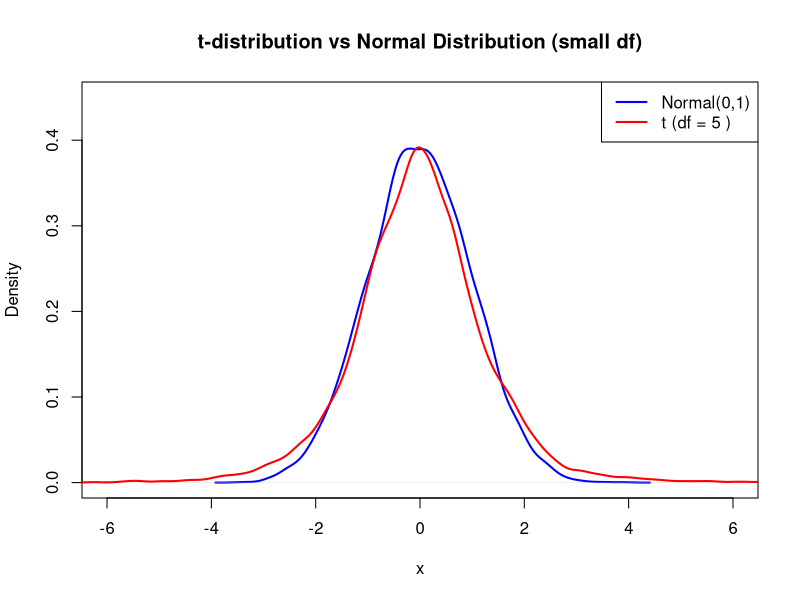

This figure's R source:
# E1-3: Comparison of t-distribution with normal distribution (small df)
set.seed(123)
n        <- 10000
df_small <- 5

t_data <- rt(n, df_small)
z_data <- rnorm(n)

plot(density(z_data), col = "blue", lwd = 2,
     main = "t-distribution vs Normal Distribution (small df)",
     xlab = "x", ylim = c(0,0.45), xlim = c(-6,6))
lines(density(t_data), col = "red", lwd = 2)
legend("topright", legend = c("Normal(0,1)", paste("t (df =", df_small, ")")),
       col = c("blue","red"), lwd = 2)

cat("Variance of Normal(0,1)   :", var(z_data), "\n")
cat("Variance of t (df=5)      :", var(t_data),
    " (Theoretical:", df_small/(df_small-2), ")\n\n")

# Effect of increasing degrees of freedom
cat("Effect of increasing df (t -> Normal as df increases):\n")
dfs <- c(2, 5, 15, 30, 100)
for (d in dfs) {
  cat("df =", d, " -> t-distribution variance =", var(rt(n, d)), "\n")
}
